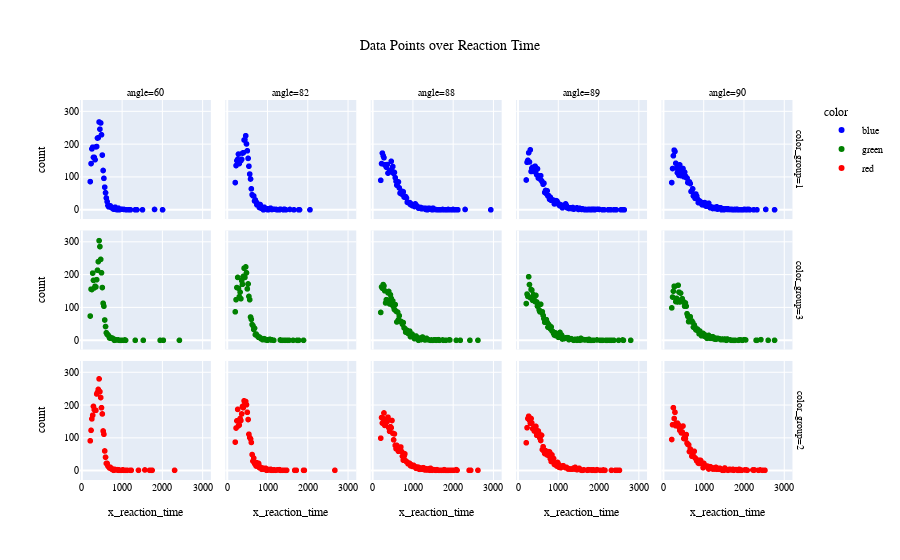

The cell this chart's notebook holds for it:
### Markdown cell above
## Data points over reaction time

### Code cell
angle_temp_df = events_df.groupby(["x_reaction_time", "angle", "color" ])["x_reaction_time"].agg(["count", "mean"]).reset_index()
angle_temp_df["color_group"] = angle_temp_df["color"].apply(lambda x: 1 if x=="blue" else 2 if  x=="red" else 3)
angle_temp_df["angle_group"] = angle_temp_df["angle"].apply(lambda x: 1 if x=="60" else 2 if  x=="82" else 3 if x=="88" else 4 if x=="89" else 5 )
fig = px.scatter(angle_temp_df, title= "Data Points over Reaction Time", x="x_reaction_time", y="count", color="color", facet_col="angle" ,facet_row="color_group", color_discrete_map={
                "red": "red",
                "green": "green",
                "blue": "blue"})

pio.write_image(fig, 'data_points.png', width=1600, height=700)
fig.update_layout(
    title_x=0.5,
    font= my_font,
                )
fig.show()

### Figure 1 — Plotly figure (JSON) as saved in the notebook; plotly's stock layout.template omitted (floating-point values rounded to 4 significant figures)
{"data": [{"hovertemplate": "color=blue<br>color_group=1<br>angle=60<br>x_reaction_time=%{x}<br>count=%{y}<extra></extra>", "legendgroup": "blue", "marker": {"color": "blue", "symbol": "circle"}, "mode": "markers", "name": "blue", "showlegend": true, "type": "scattergl", "x": [210, 230, 250, 270, 290, 310, 330, 350, 370, 390, 410, 430, 450, 470, 490, 510, 530, 550, 570, 590, 610, 630, 650, 670, 690, 710, 730, 750, 770, 790, 810, 830, 850, 870, 890, 910, 930, 950, 990, 1050, 1110, 1170, 1190, 1210, 1330, 1370, 1510, 1810, 2010], "xaxis": "x11", "y": [87, 142, 187, 192, 161, 161, 154, 193, 194, 220, 221, 269, 247, 266, 230, 168, 121, 97, 70, 53, 37, 26, 14, 10, 10, 13, 8, 7, 5, 3, 3, 9, 2, 3, 1, 6, 1, 2, 3, 2, 1, 1, 1, 1, 1, 1, 1, 2, 1], "yaxis": "y11"}, {"hovertemplate": "color=blue<br>color_group=1<br>angle=82<br>x_reaction_time=%{x}<br>count=%{y}<extra></extra>", "legendgroup": "blue", "marker": {"color": "blue", "symbol": "circle"}, "mode": "markers", "name": "blue", "showlegend": false, "type": "scattergl", "x": [210, 230, 250, 270, 290, 310, 330, 350, 370, 390, 410, 430, 450, 470, 490, 510, 530, 550, 570, 590, 610, 630, 650, 670, 690, 710, 730, 750, 770, 790, 810, 830, 850, 870, 890, 910, 930, 950, 970, 990, 1010, 1030, 1050, 1070, 1090, 1110, 1130, 1170, 1230, 1250, 1270, 1310, 1330, 1410, 1430, 1470, 1570, 1670, 1790, 1810, 2070], "xaxis": "x12", "y": [84, 136, 151, 155, 171, 142, 150, 151, 155, 174, 175, 214, 215, 227, 202, 181, 158, 134, 110, 95, 65, 47, 44, 43, 28, 31, 25, 16, 19, 17, 8, 17, 6, 6, 8, 1, 9, 6, 5, 2, 4, 1, 3, 4, 6, 2, 2, 3, 2, 1, 1, 1, 3, 1, 3, 1, 2, 1, 1, 1, 1], "yaxis": "y12"}, {"hovertemplate": "color=blue<br>color_group=1<br>angle=88<br>x_reaction_time=%{x}<br>count=%{y}<extra></extra>", "legendgroup": "blue", "marker": {"color": "blue", "symbol": "circle"}, "mode": "markers", "name": "blue", "showlegend": false, "type": "scattergl", "x": [210, 230, 250, 270, 290, 310, 330, 350, 370, 390, 410, 430, 450, 470, 490, 510, 530, 550, 570, 590, 610, 630, 650, 670, 690, 710, 730, 750, 770, 790, 810, 830, 850, 870, 890, 910, 930, 950, 970, 990, 1010, 1030, 1050, 1070, 1090, 1110, 1130, 1150, 1170, 1190, 1210, 1230, 1250, 1270, 1290, 1310, 1330, 1350, 1370, 1390, 1410, 1430, 1450, 1470, 1490, 1510, 1530, 1570, 1610, 1630, 1650, 1670, 1690, 1710, 1750, 1770, 1810, 1830, 1850, 1870, 1890, 1910, 1970, 1990, 2010, 2030, 2050, 2090, 2130, 2310, 2950], "xaxis": "x13", "y": [91, 142, 174, 166, 160, 138, 138, 131, 139, 113, 115, 119, 122, 149, 120, 133, 112, 115, 99, 88, 76, 83, 86, 68, 52, 54, 49, 57, 56, 40, 42, 41, 37, 24, 23, 22, 23, 17, 19, 14, 15, 15, 11, 19, 12, 13, 10, 6, 7, 8, 8, 4, 6, 6, 5, 6, 2, 5, 1, 3, 6, 5, 3, 4, 1, 6, 2, 2, 1, 1, 1, 1, 1, 1, 2, 1, 1, 1, 1, 1, 2, 1, 1, 1, 2, 1, 1, 1, 1, 2, 1], "yaxis": "y13"}, {"hovertemplate": "color=blue<br>color_group=1<br>angle=89<br>x_reaction_time=%{x}<br>count=%{y}<extra></extra>", "legendgroup": "blue", "marker": {"color": "blue", "symbol": "circle"}, "mode": "markers", "name": "blue", "showlegend": false, "type": "scattergl", "x": [210, 230, 250, 270, 290, 310, 330, 350, 370, 390, 410, 430, 450, 470, 490, 510, 530, 550, 570, 590, 610, 630, 650, 670, 690, 710, 730, 750, 770, 790, 810, 830, 850, 870, 890, 910, 930, 950, 970, 990, 1010, 1030, 1050, 1070, 1090, 1110, 1130, 1150, 1170, 1190, 1210, 1230, 1250, 1270, 1290, 1310, 1330, 1350, 1370, 1390, 1410, 1430, 1450, 1470, 1490, 1510, 1530, 1550, 1570, 1590, 1610, 1630, 1650, 1670, 1690, 1710, 1730, 1750, 1770, 1790, 1810, 1830, 1850, 1870, 1890, 1910, 1930, 1990, 2030, 2110, 2150, 2250, 2270, 2310, 2390, 2430, 2450, 2570, 2610, 2630, 2650], "xaxis": "x14", "y": [92, 146, 152, 175, 147, 184, 118, 128, 131, 118, 129, 134, 122, 108, 126, 98, 104, 95, 105, 90, 86, 79, 82, 54, 60, 50, 59, 43, 44, 33, 39, 30, 31, 31, 30, 19, 28, 29, 28, 24, 19, 15, 13, 16, 15, 7, 10, 11, 12, 19, 14, 7, 6, 5, 7, 7, 5, 5, 8, 3, 4, 5, 5, 7, 5, 2, 6, 5, 4, 2, 4, 3, 2, 1, 2, 1, 1, 2, 2, 2, 1, 1, 3, 2, 3, 1, 2, 3, 2, 1, 1, 1, 1, 1, 1, 1, 1, 1, 1, 1, 1], "yaxis": "y14"}, {"hovertemplate": "color=blue<br>color_group=1<br>angle=90<br>x_reaction_time=%{x}<br>count=%{y}<extra></extra>", "legendgroup": "blue", "marker": {"color": "blue", "symbol": "circle"}, "mode": "markers", "name": "blue", "showlegend": false, "type": "scattergl", "x": [210, 230, 250, 270, 290, 310, 330, 350, 370, 390, 410, 430, 450, 470, 490, 510, 530, 550, 570, 590, 610, 630, 650, 670, 690, 710, 730, 750, 770, 790, 810, 830, 850, 870, 890, 910, 930, 950, 970, 990, 1010, 1030, 1050, 1070, 1090, 1110, 1130, 1150, 1170, 1190, 1210, 1230, 1250, 1270, 1290, 1310, 1330, 1350, 1370, 1390, 1410, 1430, 1450, 1470, 1490, 1510, 1530, 1550, 1570, 1590, 1610, 1630, 1650, 1670, 1690, 1710, 1730, 1750, 1770, 1790, 1830, 1850, 1870, 1890, 1930, 1950, 1970, 1990, 2010, 2030, 2070, 2090, 2130, 2150, 2250, 2330, 2550, 2770], "xaxis": "x15", "y": [84, 127, 166, 183, 179, 143, 128, 114, 124, 106, 138, 119, 105, 120, 127, 102, 116, 104, 99, 98, 84, 84, 86, 81, 57, 57, 65, 43, 42, 36, 49, 43, 34, 23, 29, 27, 25, 19, 16, 22, 19, 23, 13, 12, 12, 16, 21, 11, 7, 10, 8, 5, 8, 8, 5, 6, 10, 3, 6, 7, 7, 7, 1, 2, 4, 1, 3, 4, 4, 2, 4, 2, 2, 2, 2, 2, 1, 1, 2, 1, 3, 1, 1, 1, 1, 1, 1, 1, 2, 2, 1, 2, 2, 1, 1, 1, 2, 1], "yaxis": "y15"}, {"hovertemplate": "color=green<br>color_group=3<br>angle=60<br>x_reaction_time=%{x}<br>count=%{y}<extra></extra>", "legendgroup": "green", "marker": {"color": "green", "symbol": "circle"}, "mode": "markers", "name": "green", "showlegend": true, "type": "scattergl", "x": [210, 230, 250, 270, 290, 310, 330, 350, 370, 390, 410, 430, 450, 470, 490, 510, 530, 550, 570, 590, 610, 630, 650, 670, 690, 710, 730, 750, 770, 790, 810, 830, 850, 870, 910, 930, 950, 970, 990, 1030, 1070, 1090, 1330, 1530, 1950, 2030, 2430], "xaxis": "x6", "y": [75, 157, 156, 206, 184, 161, 166, 164, 186, 215, 241, 305, 287, 248, 207, 162, 114, 105, 63, 43, 24, 19, 18, 14, 8, 8, 9, 7, 7, 5, 1, 3, 2, 2, 2, 1, 1, 1, 1, 1, 2, 1, 1, 1, 1, 1, 1], "yaxis": "y6"}, {"hovertemplate": "color=green<br>color_group=3<br>angle=82<br>x_reaction_time=%{x}<br>count=%{y}<extra></extra>", "legendgroup": "green", "marker": {"color": "green", "symbol": "circle"}, "mode": "markers", "name": "green", "showlegend": false, "type": "scattergl", "x": [210, 230, 250, 270, 290, 310, 330, 350, 370, 390, 410, 430, 450, 470, 490, 510, 530, 550, 570, 590, 610, 630, 650, 670, 690, 710, 730, 750, 770, 790, 810, 830, 850, 870, 890, 910, 930, 950, 970, 990, 1010, 1050, 1070, 1090, 1110, 1130, 1170, 1330, 1350, 1390, 1450, 1510, 1550, 1650, 1750, 1770, 1790, 1910], "xaxis": "x7", "y": [88, 125, 162, 193, 160, 134, 148, 128, 183, 172, 196, 221, 193, 225, 207, 158, 173, 135, 125, 72, 65, 49, 46, 34, 38, 18, 20, 16, 13, 10, 11, 9, 6, 5, 3, 4, 6, 4, 2, 3, 1, 3, 4, 2, 2, 2, 1, 2, 1, 1, 1, 1, 1, 1, 1, 1, 1, 1], "yaxis": "y7"}, {"hovertemplate": "color=green<br>color_group=3<br>angle=88<br>x_reaction_time=%{x}<br>count=%{y}<extra></extra>", "legendgroup": "green", "marker": {"color": "green", "symbol": "circle"}, "mode": "markers", "name": "green", "showlegend": false, "type": "scattergl", "x": [210, 230, 250, 270, 290, 310, 330, 350, 370, 390, 410, 430, 450, 470, 490, 510, 530, 550, 570, 590, 610, 630, 650, 670, 690, 710, 730, 750, 770, 790, 810, 830, 850, 870, 890, 910, 930, 950, 970, 990, 1010, 1030, 1050, 1070, 1090, 1110, 1130, 1150, 1170, 1190, 1210, 1230, 1250, 1270, 1290, 1310, 1330, 1350, 1370, 1390, 1410, 1450, 1470, 1490, 1510, 1530, 1550, 1570, 1590, 1610, 1630, 1650, 1670, 1750, 1770, 1830, 1910, 1930, 2090, 2190, 2430, 2630], "xaxis": "x8", "y": [86, 164, 160, 171, 167, 152, 115, 125, 122, 146, 150, 112, 140, 129, 109, 121, 103, 95, 110, 90, 57, 87, 64, 76, 59, 59, 57, 50, 55, 39, 37, 26, 31, 31, 22, 23, 29, 12, 20, 20, 15, 11, 6, 12, 14, 10, 7, 1, 6, 8, 3, 5, 11, 5, 5, 2, 3, 7, 3, 3, 2, 1, 2, 1, 1, 2, 2, 2, 1, 2, 2, 3, 1, 2, 1, 1, 2, 2, 1, 1, 1, 1], "yaxis": "y8"}, {"hovertemplate": "color=green<br>color_group=3<br>angle=89<br>x_reaction_time=%{x}<br>count=%{y}<extra></extra>", "legendgroup": "green", "marker": {"color": "green", "symbol": "circle"}, "mode": "markers", "name": "green", "showlegend": false, "type": "scattergl", "x": [210, 230, 250, 270, 290, 310, 330, 350, 370, 390, 410, 430, 450, 470, 490, 510, 530, 550, 570, 590, 610, 630, 650, 670, 690, 710, 730, 750, 770, 790, 810, 830, 850, 870, 890, 910, 930, 950, 970, 990, 1010, 1030, 1050, 1070, 1090, 1110, 1130, 1150, 1170, 1190, 1210, 1230, 1250, 1270, 1290, 1310, 1330, 1350, 1370, 1390, 1410, 1430, 1450, 1470, 1490, 1510, 1530, 1550, 1570, 1590, 1610, 1630, 1650, 1670, 1710, 1750, 1770, 1790, 1810, 1830, 1850, 1890, 1970, 2050, 2090, 2110, 2190, 2210, 2230, 2290, 2330, 2390, 2510, 2610, 2630, 2810], "xaxis": "x9", "y": [113, 142, 135, 195, 171, 131, 156, 154, 123, 140, 133, 119, 138, 118, 105, 112, 94, 88, 111, 86, 88, 77, 67, 56, 63, 64, 56, 41, 49, 39, 36, 42, 30, 28, 22, 17, 24, 15, 17, 13, 10, 14, 25, 16, 17, 5, 7, 6, 8, 8, 9, 9, 9, 3, 4, 5, 6, 4, 3, 1, 2, 4, 3, 1, 5, 2, 2, 1, 7, 5, 3, 3, 3, 2, 3, 1, 4, 1, 1, 1, 1, 1, 2, 1, 1, 1, 1, 1, 1, 1, 1, 1, 1, 2, 1, 1], "yaxis": "y9"}, {"hovertemplate": "color=green<br>color_group=3<br>angle=90<br>x_reaction_time=%{x}<br>count=%{y}<extra></extra>", "legendgroup": "green", "marker": {"color": "green", "symbol": "circle"}, "mode": "markers", "name": "green", "showlegend": false, "type": "scattergl", "x": [210, 230, 250, 270, 290, 310, 330, 350, 370, 390, 410, 430, 450, 470, 490, 510, 530, 550, 570, 590, 610, 630, 650, 670, 690, 710, 730, 750, 770, 790, 810, 830, 850, 870, 890, 910, 930, 950, 970, 990, 1010, 1030, 1050, 1070, 1090, 1110, 1130, 1150, 1170, 1190, 1210, 1230, 1250, 1270, 1290, 1310, 1330, 1350, 1370, 1390, 1410, 1430, 1450, 1470, 1510, 1530, 1550, 1570, 1590, 1670, 1690, 1730, 1750, 1770, 1790, 1870, 1890, 1930, 1970, 2010, 2050, 2310, 2330, 2430, 2610, 2770], "xaxis": "x10", "y": [100, 133, 151, 166, 166, 119, 129, 118, 169, 148, 118, 145, 121, 128, 121, 117, 105, 115, 105, 82, 74, 58, 66, 73, 58, 60, 56, 41, 48, 41, 33, 32, 35, 32, 21, 29, 23, 15, 19, 22, 14, 18, 13, 10, 7, 15, 16, 10, 7, 8, 7, 12, 7, 5, 8, 4, 6, 7, 6, 6, 5, 3, 3, 5, 3, 5, 2, 1, 5, 2, 1, 1, 1, 1, 1, 1, 2, 2, 1, 3, 2, 1, 1, 3, 1, 1], "yaxis": "y10"}, {"hovertemplate": "color=red<br>color_group=2<br>angle=60<br>x_reaction_time=%{x}<br>count=%{y}<extra></extra>", "legendgroup": "red", "marker": {"color": "red", "symbol": "circle"}, "mode": "markers", "name": "red", "showlegend": true, "type": "scattergl", "x": [210, 230, 250, 270, 290, 310, 330, 350, 370, 390, 410, 430, 450, 470, 490, 510, 530, 550, 570, 590, 610, 630, 650, 670, 690, 710, 730, 750, 770, 790, 810, 830, 850, 870, 890, 910, 930, 950, 990, 1010, 1030, 1050, 1090, 1130, 1210, 1230, 1410, 1570, 1690, 1730, 1750, 2310], "xaxis": "x", "y": [91, 123, 158, 169, 196, 186, 184, 184, 234, 239, 248, 280, 241, 223, 192, 173, 121, 111, 60, 41, 22, 22, 14, 11, 8, 10, 7, 4, 5, 1, 4, 2, 3, 2, 3, 1, 2, 1, 1, 2, 2, 1, 1, 1, 1, 1, 1, 2, 1, 1, 1, 1], "yaxis": "y"}, {"hovertemplate": "color=red<br>color_group=2<br>angle=82<br>x_reaction_time=%{x}<br>count=%{y}<extra></extra>", "legendgroup": "red", "marker": {"color": "red", "symbol": "circle"}, "mode": "markers", "name": "red", "showlegend": false, "type": "scattergl", "x": [210, 230, 250, 270, 290, 310, 330, 350, 370, 390, 410, 430, 450, 470, 490, 510, 530, 550, 570, 590, 610, 630, 650, 670, 690, 710, 730, 750, 770, 790, 810, 830, 850, 870, 890, 910, 930, 950, 970, 990, 1010, 1030, 1050, 1070, 1090, 1110, 1130, 1150, 1170, 1190, 1210, 1250, 1270, 1310, 1330, 1350, 1390, 1450, 1470, 1490, 1690, 1730, 1910, 1930, 2690], "xaxis": "x2", "y": [87, 130, 152, 187, 137, 139, 159, 153, 173, 196, 192, 213, 203, 211, 201, 178, 156, 111, 101, 97, 86, 49, 29, 38, 22, 18, 14, 24, 17, 22, 9, 11, 9, 4, 8, 7, 4, 6, 7, 1, 4, 2, 2, 2, 4, 1, 2, 1, 2, 2, 1, 2, 2, 3, 1, 1, 1, 1, 1, 1, 1, 1, 1, 1, 1], "yaxis": "y2"}, {"hovertemplate": "color=red<br>color_group=2<br>angle=88<br>x_reaction_time=%{x}<br>count=%{y}<extra></extra>", "legendgroup": "red", "marker": {"color": "red", "symbol": "circle"}, "mode": "markers", "name": "red", "showlegend": false, "type": "scattergl", "x": [210, 230, 250, 270, 290, 310, 330, 350, 370, 390, 410, 430, 450, 470, 490, 510, 530, 550, 570, 590, 610, 630, 650, 670, 690, 710, 730, 750, 770, 790, 810, 830, 850, 870, 890, 910, 930, 950, 970, 990, 1010, 1030, 1050, 1070, 1090, 1110, 1130, 1150, 1170, 1190, 1210, 1230, 1250, 1270, 1290, 1310, 1330, 1350, 1370, 1390, 1410, 1430, 1450, 1470, 1490, 1530, 1550, 1570, 1590, 1610, 1650, 1670, 1710, 1730, 1770, 1790, 1810, 1830, 1850, 1870, 1890, 1910, 1950, 1990, 2030, 2090, 2110, 2410, 2450, 2630], "xaxis": "x3", "y": [99, 162, 145, 159, 176, 138, 145, 153, 150, 163, 131, 120, 134, 131, 153, 114, 94, 112, 77, 67, 77, 73, 59, 61, 61, 72, 58, 44, 32, 44, 51, 30, 27, 26, 21, 22, 22, 15, 18, 13, 13, 16, 12, 12, 7, 7, 11, 10, 4, 4, 8, 7, 4, 9, 5, 2, 6, 2, 2, 4, 6, 1, 7, 5, 1, 3, 2, 1, 1, 3, 1, 1, 1, 1, 1, 3, 1, 1, 1, 1, 1, 1, 1, 1, 1, 3, 1, 1, 1, 1], "yaxis": "y3"}, {"hovertemplate": "color=red<br>color_group=2<br>angle=89<br>x_reaction_time=%{x}<br>count=%{y}<extra></extra>", "legendgroup": "red", "marker": {"color": "red", "symbol": "circle"}, "mode": "markers", "name": "red", "showlegend": false, "type": "scattergl", "x": [210, 230, 250, 270, 290, 310, 330, 350, 370, 390, 410, 430, 450, 470, 490, 510, 530, 550, 570, 590, 610, 630, 650, 670, 690, 710, 730, 750, 770, 790, 810, 830, 850, 870, 890, 910, 930, 950, 970, 990, 1010, 1030, 1050, 1070, 1090, 1110, 1130, 1150, 1170, 1190, 1210, 1230, 1250, 1270, 1290, 1310, 1330, 1350, 1370, 1390, 1410, 1430, 1470, 1490, 1510, 1530, 1550, 1570, 1590, 1610, 1630, 1650, 1730, 1750, 1770, 1790, 1830, 1850, 1870, 1890, 1910, 1930, 1950, 1970, 2050, 2110, 2130, 2150, 2170, 2330, 2430, 2470, 2530], "xaxis": "x4", "y": [85, 131, 159, 166, 154, 145, 159, 145, 128, 128, 121, 123, 135, 108, 120, 121, 113, 99, 92, 108, 64, 73, 59, 52, 61, 50, 48, 47, 58, 57, 36, 28, 48, 28, 37, 19, 18, 22, 14, 25, 20, 10, 13, 9, 14, 12, 15, 12, 10, 9, 10, 8, 5, 6, 5, 5, 5, 5, 5, 8, 5, 10, 3, 4, 4, 7, 3, 2, 1, 1, 2, 2, 1, 3, 2, 2, 2, 1, 2, 2, 1, 1, 1, 3, 1, 1, 2, 1, 1, 1, 1, 1, 1], "yaxis": "y4"}, {"hovertemplate": "color=red<br>color_group=2<br>angle=90<br>x_reaction_time=%{x}<br>count=%{y}<extra></extra>", "legendgroup": "red", "marker": {"color": "red", "symbol": "circle"}, "mode": "markers", "name": "red", "showlegend": false, "type": "scattergl", "x": [210, 230, 250, 270, 290, 310, 330, 350, 370, 390, 410, 430, 450, 470, 490, 510, 530, 550, 570, 590, 610, 630, 650, 670, 690, 710, 730, 750, 770, 790, 810, 830, 850, 870, 890, 910, 930, 950, 970, 990, 1010, 1030, 1050, 1070, 1090, 1110, 1130, 1150, 1170, 1190, 1210, 1230, 1250, 1270, 1290, 1310, 1330, 1350, 1370, 1390, 1410, 1430, 1450, 1470, 1510, 1530, 1550, 1590, 1610, 1630, 1650, 1670, 1690, 1730, 1750, 1770, 1790, 1810, 1830, 1850, 1870, 1890, 1910, 1930, 1950, 2030, 2070, 2090, 2230, 2250, 2270, 2370, 2410, 2470, 2530], "xaxis": "x5", "y": [95, 140, 192, 159, 178, 137, 145, 145, 141, 133, 123, 134, 115, 118, 136, 98, 102, 98, 110, 84, 80, 79, 58, 66, 56, 44, 59, 44, 59, 39, 36, 30, 32, 23, 22, 32, 31, 22, 23, 9, 22, 13, 13, 12, 14, 13, 5, 12, 12, 10, 8, 5, 8, 5, 9, 10, 4, 6, 7, 4, 7, 4, 4, 1, 1, 8, 3, 2, 1, 2, 4, 3, 2, 4, 1, 2, 3, 3, 3, 1, 1, 4, 1, 2, 1, 2, 2, 1, 2, 1, 2, 1, 2, 1, 1], "yaxis": "y5"}], "layout": {"annotations": [{"font": {}, "showarrow": false, "text": "angle=60", "x": 0.09, "xanchor": "center", "xref": "paper", "y": 1.0, "yanchor": "bottom", "yref": "paper"}, {"font": {}, "showarrow": false, "text": "angle=82", "x": 0.29, "xanchor": "center", "xref": "paper", "y": 1.0, "yanchor": "bottom", "yref": "paper"}, {"font": {}, "showarrow": false, "text": "angle=88", "x": 0.49, "xanchor": "center", "xref": "paper", "y": 1.0, "yanchor": "bottom", "yref": "paper"}, {"font": {}, "showarrow": false, "text": "angle=89", "x": 0.69, "xanchor": "center", "xref": "paper", "y": 1.0, "yanchor": "bottom", "yref": "paper"}, {"font": {}, "showarrow": false, "text": "angle=90", "x": 0.89, "xanchor": "center", "xref": "paper", "y": 1.0, "yanchor": "bottom", "yref": "paper"}, {"font": {}, "showarrow": false, "text": "color_group=2", "textangle": 90, "x": 0.98, "xanchor": "left", "xref": "paper", "y": 0.1567, "yanchor": "middle", "yref": "paper"}, {"font": {}, "showarrow": false, "text": "color_group=3", "textangle": 90, "x": 0.98, "xanchor": "left", "xref": "paper", "y": 0.5, "yanchor": "middle", "yref": "paper"}, {"font": {}, "showarrow": false, "text": "color_group=1", "textangle": 90, "x": 0.98, "xanchor": "left", "xref": "paper", "y": 0.8433, "yanchor": "middle", "yref": "paper"}], "autosize": true, "font": {"color": "black", "family": "Vazir", "size": 10}, "legend": {"title": {"text": "color"}, "tracegroupgap": 0}, "title": {"text": "Data Points over Reaction Time", "x": 0.5}, "xaxis": {"anchor": "y", "autorange": true, "domain": [0, 0.18], "range": [-10.93, 3171.0], "title": {"text": "x_reaction_time"}, "type": "linear"}, "xaxis10": {"anchor": "y10", "autorange": true, "domain": [0.8, 0.98], "matches": "x", "range": [-10.93, 3171.0], "showticklabels": false, "type": "linear"}, "xaxis11": {"anchor": "y11", "autorange": true, "domain": [0, 0.18], "matches": "x", "range": [-10.93, 3171.0], "showticklabels": false, "type": "linear"}, "xaxis12": {"anchor": "y12", "autorange": true, "domain": [0.2, 0.38], "matches": "x", "range": [-10.93, 3171.0], "showticklabels": false, "type": "linear"}, "xaxis13": {"anchor": "y13", "autorange": true, "domain": [0.4, 0.58], "matches": "x", "range": [-10.93, 3171.0], "showticklabels": false, "type": "linear"}, "xaxis14": {"anchor": "y14", "autorange": true, "domain": [0.6, 0.78], "matches": "x", "range": [-10.93, 3171.0], "showticklabels": false, "type": "linear"}, "xaxis15": {"anchor": "y15", "autorange": true, "domain": [0.8, 0.98], "matches": "x", "range": [-10.93, 3171.0], "showticklabels": false, "type": "linear"}, "xaxis2": {"anchor": "y2", "autorange": true, "domain": [0.2, 0.38], "matches": "x", "range": [-10.93, 3171.0], "title": {"text": "x_reaction_time"}, "type": "linear"}, "xaxis3": {"anchor": "y3", "autorange": true, "domain": [0.4, 0.58], "matches": "x", "range": [-10.93, 3171.0], "title": {"text": "x_reaction_time"}, "type": "linear"}, "xaxis4": {"anchor": "y4", "autorange": true, "domain": [0.6, 0.78], "matches": "x", "range": [-10.93, 3171.0], "title": {"text": "x_reaction_time"}, "type": "linear"}, "xaxis5": {"anchor": "y5", "autorange": true, "domain": [0.8, 0.98], "matches": "x", "range": [-10.93, 3171.0], "title": {"text": "x_reaction_time"}, "type": "linear"}, "xaxis6": {"anchor": "y6", "autorange": true, "domain": [0, 0.18], "matches": "x", "range": [-10.93, 3171.0], "showticklabels": false, "type": "linear"}, "xaxis7": {"anchor": "y7", "autorange": true, "domain": [0.2, 0.38], "matches": "x", "range": [-10.93, 3171.0], "showticklabels": false, "type": "linear"}, "xaxis8": {"anchor": "y8", "autorange": true, "domain": [0.4, 0.58], "matches": "x", "range": [-10.93, 3171.0], "showticklabels": false, "type": "linear"}, "xaxis9": {"anchor": "y9", "autorange": true, "domain": [0.6, 0.78], "matches": "x", "range": [-10.93, 3171.0], "showticklabels": false, "type": "linear"}, "yaxis": {"anchor": "x", "autorange": true, "domain": [0, 0.3133], "range": [-45.17, 351.2], "title": {"text": "count"}, "type": "linear"}, "yaxis10": {"anchor": "x10", "autorange": true, "domain": [0.3433, 0.6567], "matches": "y", "range": [-45.17, 351.2], "showticklabels": false, "type": "linear"}, "yaxis11": {"anchor": "x11", "autorange": true, "domain": [0.6867, 1.0], "matches": "y", "range": [-45.17, 351.2], "title": {"text": "count"}, "type": "linear"}, "yaxis12": {"anchor": "x12", "autorange": true, "domain": [0.6867, 1.0], "matches": "y", "range": [-45.17, 351.2], "showticklabels": false, "type": "linear"}, "yaxis13": {"anchor": "x13", "autorange": true, "domain": [0.6867, 1.0], "matches": "y", "range": [-45.17, 351.2], "showticklabels": false, "type": "linear"}, "yaxis14": {"anchor": "x14", "autorange": true, "domain": [0.6867, 1.0], "matches": "y", "range": [-45.17, 351.2], "showticklabels": false, "type": "linear"}, "yaxis15": {"anchor": "x15", "autorange": true, "domain": [0.6867, 1.0], "matches": "y", "range": [-45.17, 351.2], "showticklabels": false, "type": "linear"}, "yaxis2": {"anchor": "x2", "autorange": true, "domain": [0, 0.3133], "matches": "y", "range": [-45.17, 351.2], "showticklabels": false, "type": "linear"}, "yaxis3": {"anchor": "x3", "autorange": true, "domain": [0, 0.3133], "matches": "y", "range": [-45.17, 351.2], "showticklabels": false, "type": "linear"}, "yaxis4": {"anchor": "x4", "autorange": true, "domain": [0, 0.3133], "matches": "y", "range": [-45.17, 351.2], "showticklabels": false, "type": "linear"}, "yaxis5": {"anchor": "x5", "autorange": true, "domain": [0, 0.3133], "matches": "y", "range": [-45.17, 351.2], "showticklabels": false, "type": "linear"}, "yaxis6": {"anchor": "x6", "autorange": true, "domain": [0.3433, 0.6567], "matches": "y", "range": [-45.17, 351.2], "title": {"text": "count"}, "type": "linear"}, "yaxis7": {"anchor": "x7", "autorange": true, "domain": [0.3433, 0.6567], "matches": "y", "range": [-45.17, 351.2], "showticklabels": false, "type": "linear"}, "yaxis8": {"anchor": "x8", "autorange": true, "domain": [0.3433, 0.6567], "matches": "y", "range": [-45.17, 351.2], "showticklabels": false, "type": "linear"}, "yaxis9": {"anchor": "x9", "autorange": true, "domain": [0.3433, 0.6567], "matches": "y", "range": [-45.17, 351.2], "showticklabels": false, "type": "linear"}}}
